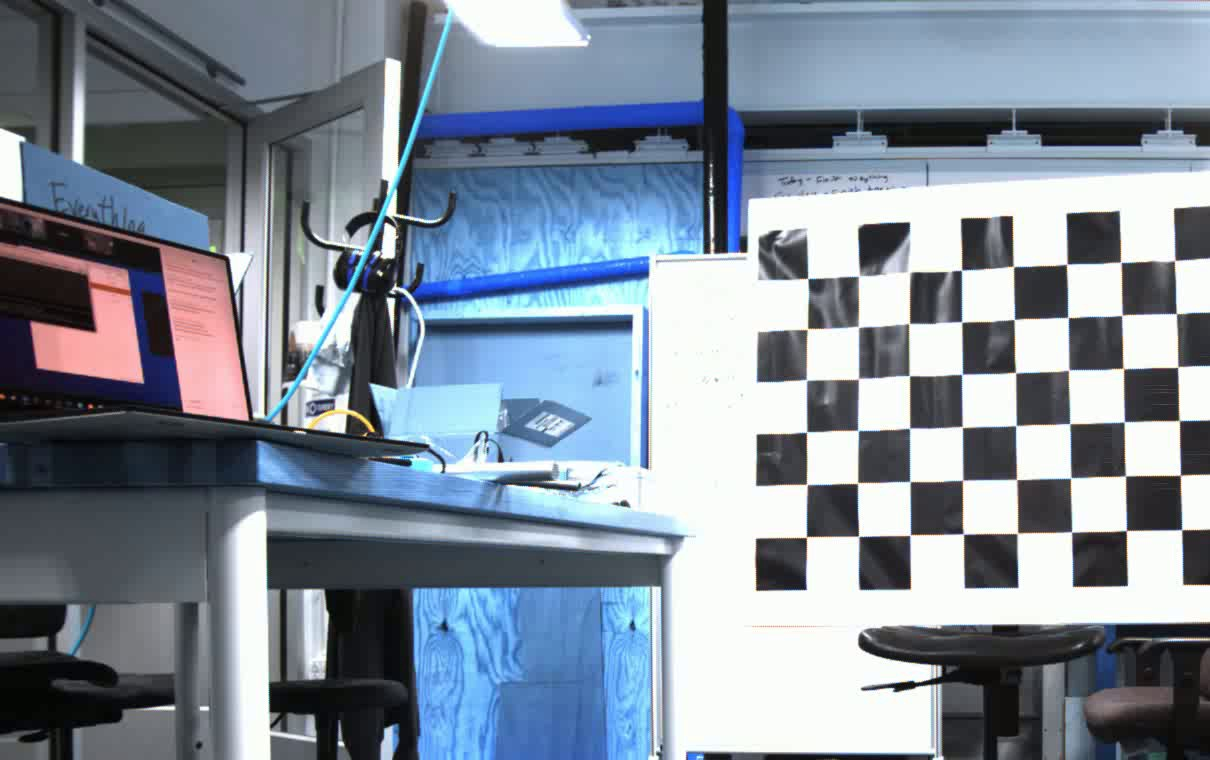
#> input picture depth_estimation/left.jpg, 1210 x 760 px
$ python depthestimate.py
#> lines starting #> are read from the running program, lines starting #| are printed output that depends on the picture; after the words box and inside, x2 and y2 are one past the last pixel; in counts of white or black regions, pixels touching at a corner belong together; long printed decimals are rounded
import cv2
import math

# size of squares for large checkerboard: 108 mm
# Hyungbin Jun

def main():
    # load images
    leftimg = cv2.imread('left.jpg')
#> leftimg is the input picture: shape (760, 1210, 3); mean B, G, R 152.3, 138.9, 127.6
    rightimg = cv2.imread('right.jpg')
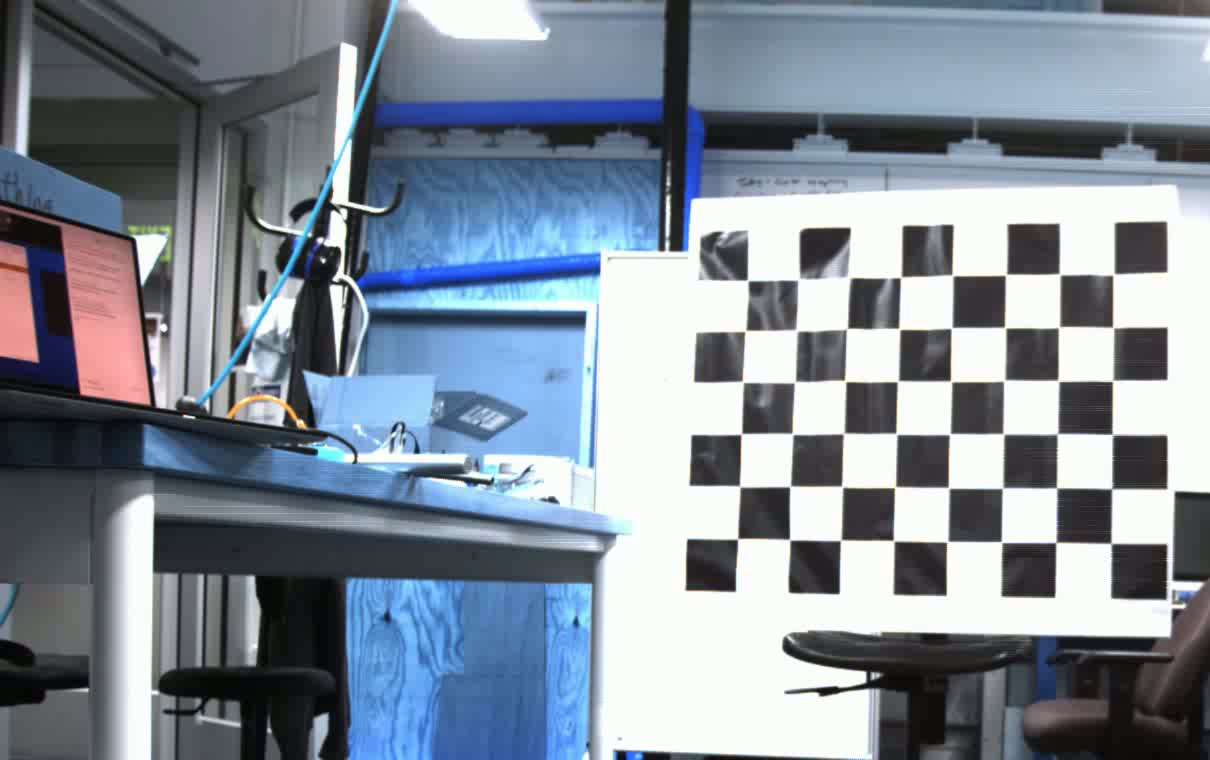
#> input picture depth_estimation/right.jpg, 1210 x 760 px
#> rightimg is the input picture: shape (760, 1210, 3); mean B, G, R 151.2, 139, 128.6
    # getting parameters
    threshold = 10 # threshold to determine the bounding box is "touching" an edge
    B = 68.58 # in mm, distance between 2 cameras
    height, width, channels = leftimg.shape
#> height = 760; width = 1210; channels = 3
    print('width:', width)
#| width: 1210
    angle_of_view = 40 # in degrees, estimated
    angle = math.pi*angle_of_view/180 # converted to radians
    f = width/2/math.tan(angle/2) # calculating focal length in terms of pixels
#> f = 1662.2
    print (f)
#| 1662.224

    # setting bounding box points manually [(left p1), (left p2), (right p1), (right p2)]
    names = ['checker', 'stuff', 'board']
    objects = []
    checker = [(755, 485), (860, 590), (685, 485), (790, 590)]
    objects.append(checker)
    stuff = [(500, 400), (590, 450), (435, 390), (525, 440)]
    objects.append(stuff)
    board = [(745, 170), (1205, 630), (675, 180), (1180, 640)]
    objects.append(board)

    # draw bounding boxes
    for i in range(len(objects)):
        # points for the left camera, p1 is topleft, p2 is bottomright
        leftp1 = objects[i][0]
        leftp2 = objects[i][1]
        # points for the right camera, p1 is topleft, p2 is bottomright
        rightp1 = objects[i][2]
        rightp2 = objects[i][3]
        # if either left or right end of the bounding box "touches" an edge, just take the other one
        if leftp1[0] < threshold or rightp1[0] < threshold:
            leftcenter = leftp2[0]
            rightcenter = rightp2[0]
        elif leftp2[0] > (width - threshold) or rightp2[0] > (width - threshold):
            leftcenter = leftp1[0]
            rightcenter = rightp1[0]
        else: # in case the box doesn't touch any edge, take the center of the boxes
            leftcenter = (leftp1[0]+leftp2[0])/2
            rightcenter = (rightp1[0]+rightp2[0])/2
        # disparity (in pixels) needed to estimate depth
        disparity = leftcenter - rightcenter
        # calculate the depth with given parameter
        depth = f*B/disparity * 2.15 # multiply by certain constant
        print("estimated depth for " + names[i]+ " (mm): ", depth)

        cv2.rectangle(leftimg, leftp1, leftp2, (0, 255, 0), 3)
        cv2.rectangle(rightimg, rightp1, rightp2, (0, 255, 0), 3)
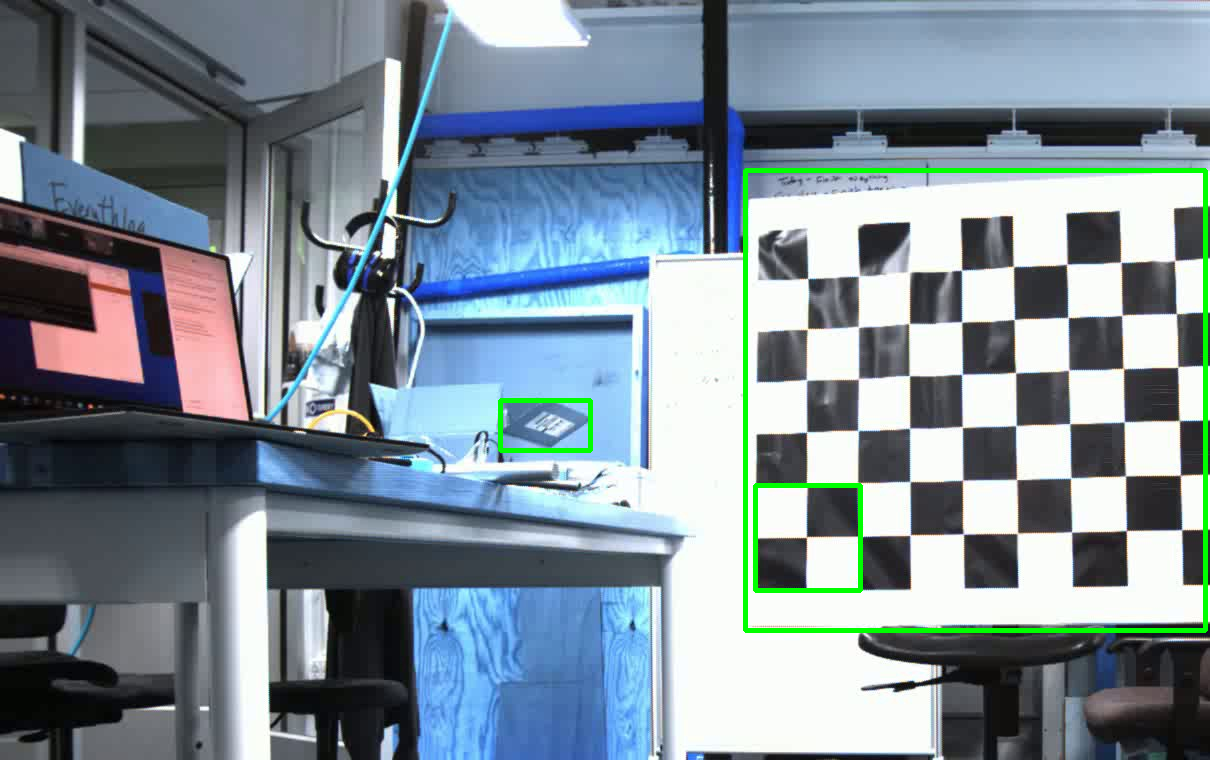
#> leftimg: shape (760, 1210, 3); 1.38% of pixels changed, all inside (x1, y1, x2, y2) = (498, 168, 1208, 633)
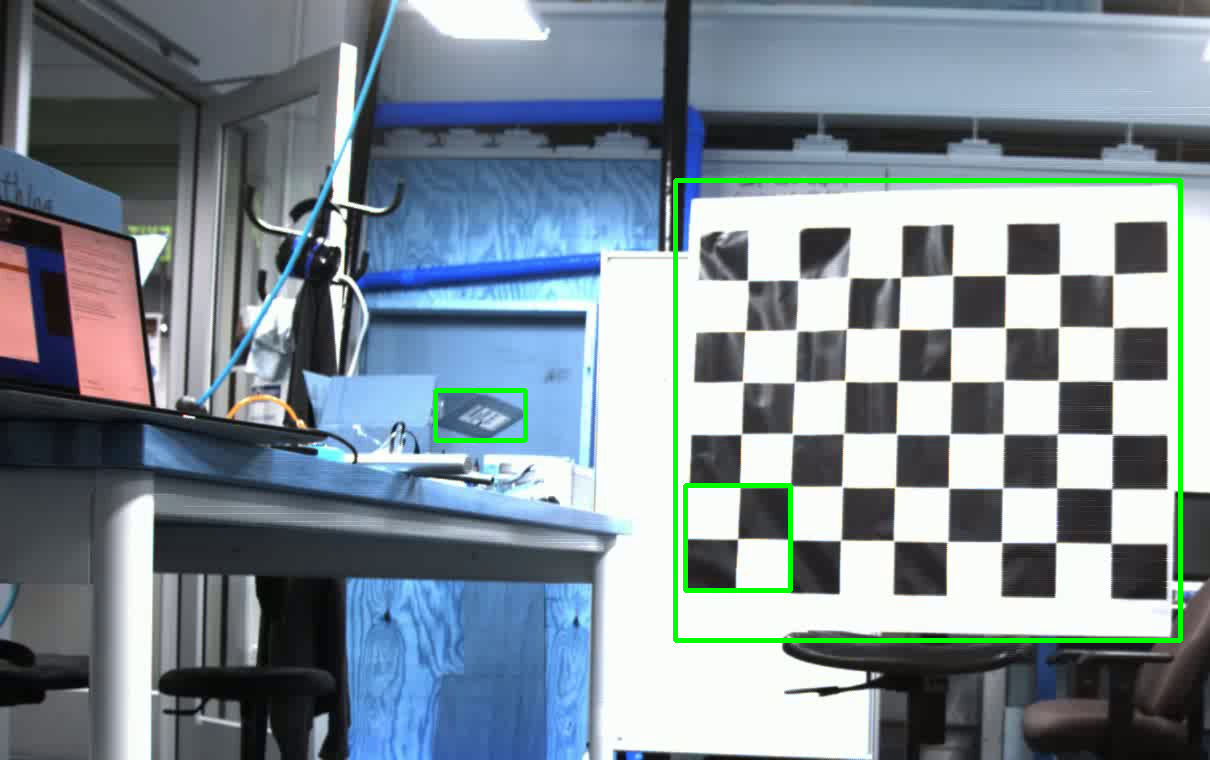
#> rightimg: shape (760, 1210, 3); 1.43% of pixels changed, all inside (x1, y1, x2, y2) = (433, 178, 1183, 643)
    # show images
    cv2.imshow('left', leftimg)
    cv2.imshow('right', rightimg)
    cv2.setWindowProperty('left', cv2.WND_PROP_TOPMOST, 1)
    cv2.setWindowProperty('right', cv2.WND_PROP_TOPMOST, 1)
    cv2.waitKey(0)

if __name__ == '__main__':
    # Test an image processing algorithm
    main()
    pass
